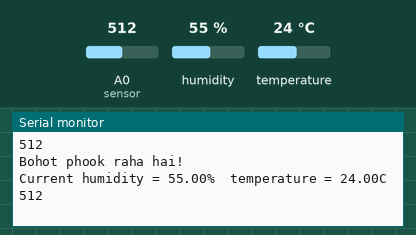
Bench run of a sketch on a simulated Arduino Uno, built with avr-gcc and run on an emulated ATmega328P. Shown: the last lines printed to the serial monitor. The test bench sets the inputs (shaded band); at power-on: humidity 55 %, A0 (sensor) = 512, temperature 24 °C.

Above: at 6.8 s.
6.9 s: humidity set to 22 %
At 7.7 s:
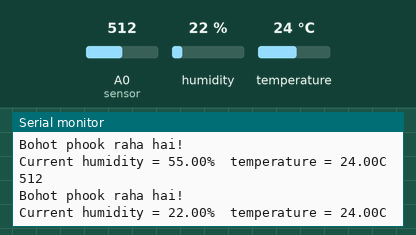
13.6 s: A0 (sensor) set to 490
At 19.8 s:
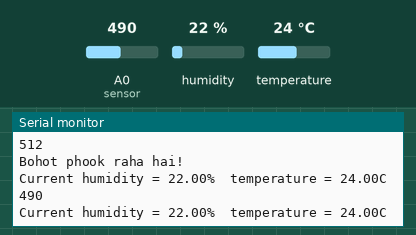
20.3 s: temperature set to 12 °C
At 26.5 s:
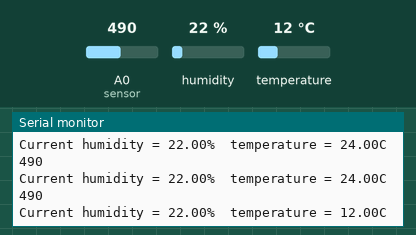
27.0 s: A0 (sensor) set to 510
At 32.0 s:
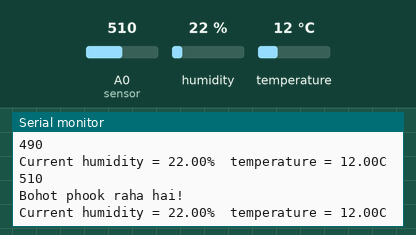
33.7 s: humidity set to 40 %
At 38.7 s:
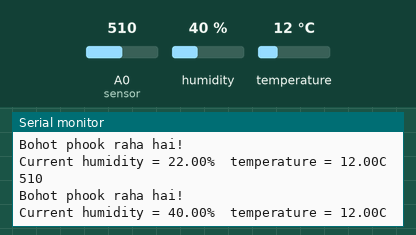
Timing chart, 0 to 40.2 s (numbered marks = the images above; inputs shaded):
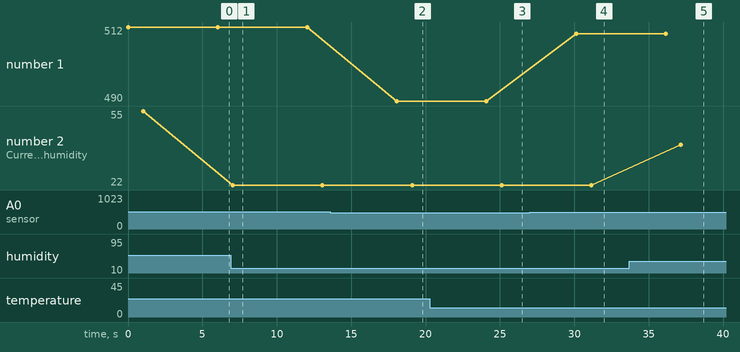

The sketch:

MQ_7.ino
```cpp
#include <dht.h>
// Digital pin 8 will be called 'pin8'
int pin8 = 8;
// Analog pin 0 will be called 'sensor'
int sensor = A0;
// Set the initial sensorValue to 0
int sensorValue = 0;

#define dht_apin A1 // Analog Pin sensor is connected to
 dht DHT;
// The setup routine runs once when you press reset
void setup() {
  // Initialize the digital pin 8 as an output
 // pinMode(pin8, OUTPUT);
  // Initialize serial communication at 9600 bits per second
  Serial.begin(9600);
}

// The loop routine runs over and over again forever
void loop() {
  // Read the input on analog pin 0 (named 'sensor')
  sensorValue = analogRead(sensor);
  // Print out the value you read
  Serial.println(sensorValue, DEC);
  delay(1000);
  // If sensorValue is greater than 500
  if (sensorValue > 500) {
     Serial.println("Bohot phook raha hai!");
    // Activate digital output pin 8 - the LED will light up
  //  digitalWrite(pin8, HIGH);
  }
  else {
    // Deactivate digital output pin 8 - the LED will not light up
   // digitalWrite(pin8, LOW);
  }
 DHT.read11(dht_apin);
    Serial.print("Current humidity = ");
    Serial.print(DHT.humidity);
    Serial.print("%  ");
    Serial.print("temperature = ");
    Serial.print(DHT.temperature);
    Serial.println("C  ");
  delay(5000);//Wait 5 seconds before accessing sensor again.
  //Fastest should be once every two seconds.
}
```

Measured:
- after the input at 6.9 s, the serial monitor: prints a new line after 0.15 s (image 1)
- after the input at 13.6 s, the serial monitor: prints a new line after 4.5 s (image 2)
- after the input at 20.3 s, the serial monitor: prints a new line after 4.8 s (image 3)
- after the input at 27.0 s, the serial monitor: prints a new line after 3.1 s (image 4)
- after the input at 33.7 s, the serial monitor: prints a new line after 3.5 s (image 5)
- plotted number 1: 512 → 490 after the input at 13.6 s, 490 → 510 after the input at 27.0 s
- plotted number 2: 55 → 22 after the input at 6.9 s, 22 → 40 after the input at 33.7 s
